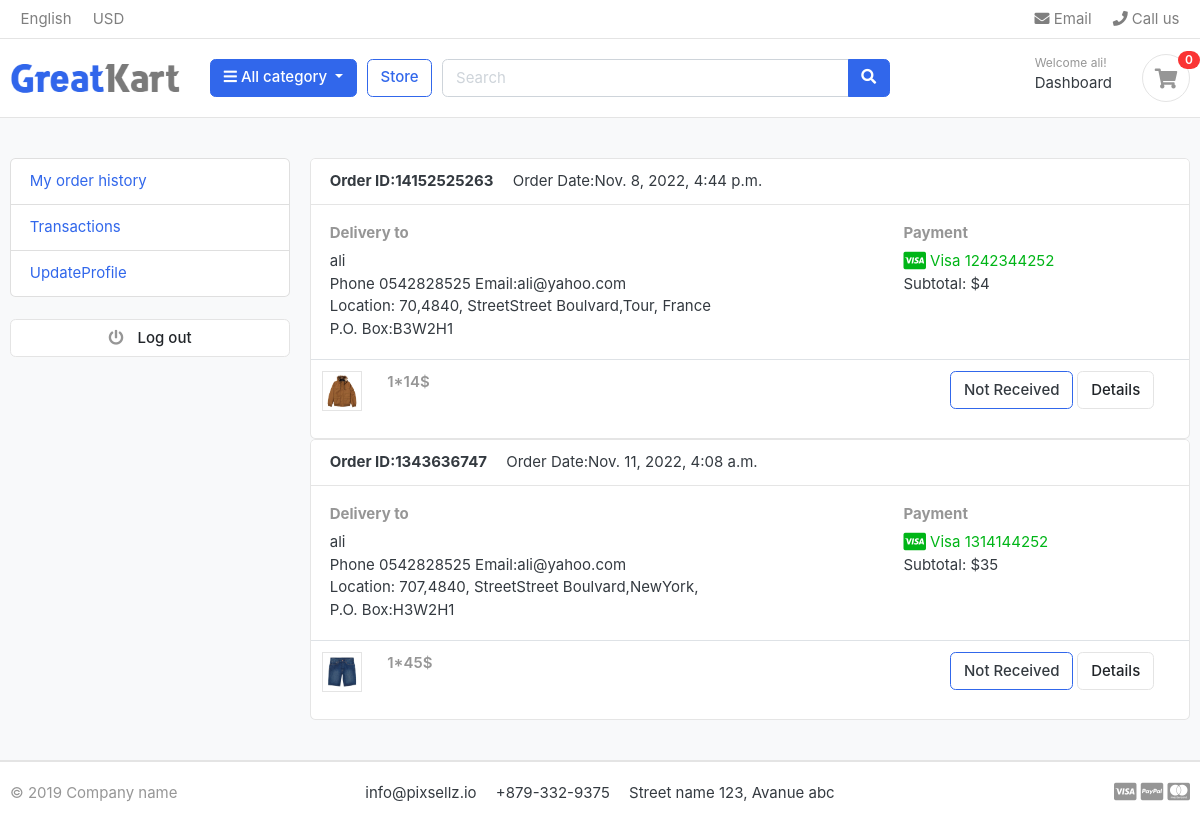
The app's page /MyTransactionOrder (signed in) with its own data.
### Order/models.py (models this page shows, shortened)
class ShippingDetail(models.Model):
    ShipOrder=models.ForeignKey(Order,on_delete=models.CASCADE)
    firstname = models.CharField(max_length=50)
    lastname = models.CharField(max_length=50)
    phone = models.CharField(max_length=50)
    email = models.CharField(max_length=50)
    Country = models.CharField(max_length=50)
    state = models.CharField(max_length=50)
    street = models.CharField(max_length=50)
    building = models.CharField(max_length=50)
    house = models.CharField(max_length=50)
    postalcode = models.CharField(max_length=50)
    zip = models.CharField(max_length=50)
    def __str__(self):
        return self.ShipOrder.UserOder.user.username

class Order(models.Model):
    UserOder=models.ForeignKey(Account,on_delete=models.CASCADE)
    OrderNumber=models.IntegerField(default=0)
    PriceOrder=models.IntegerField(null=True,blank=True)
    OrderDate=models.DateTimeField(auto_now_add=True)
    transaction=models.BooleanField(default=False)
    def __str__(self):
        return self.UserOder.user.username +"___"+str(self.OrderDate.date())+"__"+str(self.transaction)

class CardSpecification(models.Model):
    CardOrder=models.ForeignKey(Order,on_delete=models.CASCADE)
    CardNumber=models.CharField(max_length=50)
    CsvCard=models.CharField(max_length=10)
    CardYear=models.IntegerField()
    CardMonth=models.IntegerField()
    def __str__(self):
        return self.CardOrder.UserOder.user.username +"____"+ str(self.CardOrder.OrderDate.date())

class OrderDetail(models.Model):
    orderdetail=models.ForeignKey(Order,on_delete=models.CASCADE)
    productorder=models.ForeignKey(ProductDetail,on_delete=models.CASCADE)
    order_count=models.IntegerField(default=1)
    purchase=models.BooleanField(default=False)
    received=models.BooleanField(default=False)
    def __str__(self):
        return self.orderdetail.UserOder.user.username +"____"+self.productorder.Pro_Detail.title+"_____"+self.productorder.Pro_color.Color_Rate

### Product/models.py (models this page shows, shortened)
class ProductDetail(models.Model):
    Pro_Detail=models.ForeignKey(Product,on_delete=models.CASCADE)
    Pro_Cat=models.ForeignKey(Category,on_delete=models.CASCADE)
    Pro_size=models.ForeignKey(Sizes,on_delete=models.CASCADE,null=True,blank=True)
    Pro_color=models.ForeignKey(Colors,on_delete=models.CASCADE,null=True,blank=True)
    objects=ProductDetail_Manger()

class Product(models.Model):
    Rate = [
        ('High', 'High'),
        ('Low', 'Low'),
        ('Affordable', 'Affordable')
    ]
    title=models.CharField(max_length=150)
    image=models.ImageField(upload_to='Photos/Product/',null=True)
    description=models.CharField(max_length=150)
    price=models.IntegerField(default=0,null=True,blank=True)
    rate=models.CharField(choices=Rate,max_length=50,null=True,blank=True)
    brand=models.CharField(max_length=50,default="Tommy")
    objects=ProductMange()

### Dashboard/views.py (the view)
# urls.py: path('MyTransactionOrder',MyTransactionOrder.as_view()),
class MyTransactionOrder(DetailView):
    template_name = 'dashboard/TransactionPage.html'
    all_My_Order=None
    def get_object(self, queryset=None):
        userid=self.request.user.id
        selected_account=Account.objects.filter(user_id=userid).first()
        Order_user=Order.objects.filter(UserOder__user_id=userid).all()
        print("OrderUser")
        print(Order_user)
        shippingdetail=ShippingDetail.objects.filter(ShipOrder__UserOder_id=selected_account.id)
        print("Ship")
        print(shippingdetail)
        QuerySetDictionary = {
            "ShippingDetail": None,
            "OrderDetail": None,
            "TotalPrice":None
        }
        QuerySetList=[]
        for Order_item in Order_user:
            QuerySetDictionary = {
                "ShippingDetail": None,
                "OrderDetail": None,
                "OrderItem":None,
                "CardSpec":None
            }
            for shipping_item in shippingdetail:
                if(shipping_item.ShipOrder.id==Order_item.id):
                    QuerySetDictionary.update({'ShippingDetail':shipping_item})
                    QuerySetDictionary.update({"OrderDetail":OrderDetail.objects.filter(orderdetail_id=Order_item.id)})
                    print(OrderDetail.objects.filter(orderdetail_id=Order_item.id))
                    print(Order_item.id)
                    QuerySetDictionary.update({"OrderItem":Order_item})
                    QuerySetDictionary.update({"CardSpec":CardSpecification.objects.filter(CardOrder_id=Order_item.id).first()})
                    QuerySetList.append(QuerySetDictionary)
        queryset=QuerySetList
        print(QuerySetList)
        return queryset

### Comments/context_processors.py
class CommentForm(ModelForm):
    class Meta:
        model=Comments
        fields=['Description']
        widgets={
            'Description':Textarea()
        }

### Categories/context_processors.py (called while the page is built)
def CategoriesItem(request):
    categories = Category.objects.all().exclude(Parentitem=None).values('ParentCategory')
    category_item = []
    for category in categories:
        for key in category:
            category_item.append(category.get(key))
    return dict(CategoriesItem=set(category_item))

### Comments/context_processors.py (called while the page is built)
def passform(request):
    return dict(commentform=CommentForm())

def pass_all_comments(request):
    return dict(comments=Comments.objects.all())

### DjangoProject/context_processors.py (called while the page is built)
def orderusercount(request):
    userid = request.user.id
    orderscount = OrderDetail.objects.filter(orderdetail__UserOder__user_id=userid,
                                             orderdetail__transaction=False).aggregate(
        userordercount=Count('productorder'))
    return dict(count=orderscount['userordercount'])

### Product/context_processors.py (called while the page is built)
def populare_product(request):
    mostcount=OrderDetail.objects.order_by('order_count')[:3]
    return dict(mostcount=mostcount)

### templates/dashboard/TransactionPage.html
{%extends 'base.html' %}
{% load static %}
{% block content %}
<section class="section-conten padding-y bg">
<div class="container">
	<div class="row">
	<aside class="col-md-3">
		{% include 'dashboard/Menue.html' %}
	</aside>
	<main class="col-md-9">
    {% for item in object %}
		<article class="card">
		<header class="card-header">
			<strong class="d-inline-block mr-3">Order ID:{{ item.OrderItem.OrderNumber }}</strong>
			<span>Order Date:{{ item.OrderItem.OrderDate }}</span>
		</header>
		<div class="card-body">
			<div class="row">
				<div class="col-md-8">
					<h6 class="text-muted">Delivery to</h6>
					<p> {{ item.ShippingDetail.firstname }}<br>
					Phone {{ item.ShippingDetail.phone }} Email:{{ item.ShippingDetail.email }} <br>
			    	Location: {{ item.ShippingDetail.house }},{{ item.ShippingDetail.building }}, Street{{item.ShippingDetail.street}},{{ item.ShippingDetail.state }}, {{item.ShippingDetail.Country  }} <br>
			    	P.O. Box:{{ item.ShippingDetail.zip }}
			 		</p>
				</div>
				<div class="col-md-4">
					<h6 class="text-muted">Payment</h6>
					<span class="text-success">
						<i class="fab fa-lg fa-cc-visa"></i>
					    Visa {{ item.CardSpec.CardNumber }}
					</span>
					<p>Subtotal: ${{  item.OrderItem.PriceOrder }} <br>
					</p>
				</div>
			</div>
		</div>
		<div class="table-responsive">
		<table class="table table-hover">
                {% for product in item.OrderDetail %}
			<tr>
				<td width="65">
					<img src=" {{ product.productorder.Pro_Detail.image.url }}" class="img-xs border">
				</td>
				<td>
					<var class="price text-muted">{{ product.order_count }}*{{product.productorder.Pro_Detail.price}}$</var>
				</td>
                {% if product.received %}
				<td width="250"> <a  class="btn btn-outline-primary">Received</a> <a href="/ProductDetail/{{ product.productorder.id }}" class="btn btn-light"> Details </a> </td>
                {% else %}
                <td width="250"> <a  class="btn btn-outline-primary">Not Received</a> <a href="/ProductDetail/{{ product.productorder.id }}" class="btn btn-light"> Details </a> </td>
                {% endif %}
			</tr>
                {% endfor %}
		</table>
		</div>
		</article>
        {% endfor %}
	</main>
</div>
</div>
</section>
{% endblock %}

### templates/header/Header.html (shortened to what this page needs)
{% load static %}
<header class="section-header">
<nav class="navbar p-md-0 navbar-expand-sm navbar-light border-bottom">
<div class="container">
  <div class="collapse navbar-collapse" id="navbarTop4">
    <ul class="navbar-nav mr-auto">
    	<li class="nav-item dropdown">
		 	<a href="#" class="nav-link">   English </a>
		</li>
		<li class="nav-item dropdown">
			<a href="#" class="nav-link"> USD </a>
		</li>
    </ul>
    <ul class="navbar-nav">
		<li><a href="#" class="nav-link"> <i class="fa fa-envelope"></i> Email </a></li>
		<li><a href="#" class="nav-link"> <i class="fa fa-phone"></i> Call us </a></li>
	</ul>
  </div>
</div>
</nav>
<section class="header-main border-bottom">
	<div class="container">
<div class="row align-items-center">
	<div class="col-lg-2 col-md-3 col-6">
		<a href="./" class="brand-wrap">
			<img class="logo" src="{% static "./images/logo.png" %}">
		</a>
	</div>
	<div class="col-lg col-sm col-md col-6 flex-grow-0">
		<div class="category-wrap dropdown d-inline-block float-right">
			<button type="button" class="btn btn-primary dropdown-toggle" data-toggle="dropdown">
				<i class="fa fa-bars"></i> All category
			</button>
		</div>
	</div>
	<a href="/" class="btn btn-outline-primary">Store</a>
	<div class="col-lg  col-md-6 col-sm-12 col">
		<form action="/Search" method="get" class="search">
			<div class="input-group w-100">
			    <input name="q" value="{{ request.get.q}}" type="text" class="form-control" style="width:60%;" placeholder="Search">
			    <div class="input-group-append">
			      <button class="btn btn-primary" type="submit">
			        <i class="fa fa-search"></i>
			      </button>
			    </div>
		    </div>
		</form>
	</div>
	<div class="col-lg-3 col-sm-6 col-8 order-2 order-lg-3">
				<div class="d-flex justify-content-end mb-3 mb-lg-0">
                    {% if user.id %}
					<div class="widget-header">
						<small class="title text-muted">Welcome {{ user }}!</small>
						<div>
							<a href="/DashboardPage"> Dashboard</a>
						</div>
					</div>
                    {% endif %}
					<a href="/CartPage" class="widget-header pl-3 ml-3">
						<div class="icon icon-sm rounded-circle border"><i class="fa fa-shopping-cart"></i></div>
						<span class="badge badge-pill badge-danger notify">{{ count }}</span>
					</a>
				</div>
			</div>
</div>
	</div>
</section>
</header>

### static/css/ui.css (style rules this page uses)
html { font-family: "Inter", sans-serif; font-size: 15px; }
.icon-xs, .icon-sm, .icon-md, .icon-lg { display: inline-block; text-align: center; flex-shrink: 0; flex-grow: 0; }
.icon-sm { width: 48px; height: 48px; line-height: 48px !important; font-size: 20px; }
.img-xs, .img-sm, .img-md, .img-lg { -o-object-fit: cover; object-fit: cover; flex-shrink: 0; flex-grow: 0; }
.img-xs { width: 40px; height: 40px; }
.padding-y { padding-top: 40px; padding-bottom: 40px; }
var { font-style: normal; }
article:after, .form-group:after { display: block; clear: both; content: ""; }
.bg { background-color: #f8f9fa; }
p:last-child { margin-bottom: 0; }
.header-main { position: relative; padding-top: 1rem; padding-bottom: 1rem; }
.brand-wrap .logo, .navbar-brand .logo { margin-right: 7px; max-height: 42px; display: inline-block; }
.widget-header { display: inline-block; vertical-align: middle; position: relative; }
.widget-header a { color: #343a40; }
.widget-header i { color: #969696; }
.widget-header .title { display: block; }
.widget-header .notify { position: absolute; top: -3px; right: -10px; }
.btn-light { background-color: #fff; border-color: #e4e4e4; }
.notify { position: absolute; top: -4px; right: -10px; display: inline-block; padding: 0.25em 0.6em; font-size: 12px; line-height: 1; text-align: center; border-radius: 3rem; color: #fff; background-color: #fa3434; }
.price { font-weight: 600; color: #212529; }

### records on screen
ShippingDetail: OrderItem.OrderNumber "14152525263", OrderItem.OrderDate "Nov. 8, 2022, 4:44 p.m.", ShippingDetail.firstname "ali", ShippingDetail.phone "0542828525", ShippingDetail.email "ali@yahoo.com", ShippingDetail.house "70", ShippingDetail.building "4840", ShippingDetail.street "Street Boulvard", ShippingDetail.state "Tour", ShippingDetail.Country "France", ShippingDetail.zip "B3W2H1", CardSpec.CardNumber "1242344252", OrderItem.PriceOrder "4"
OrderDetail: productorder.Pro_Detail.image (picture), order_count "1", productorder.Pro_Detail.price "14"
ShippingDetail: OrderItem.OrderNumber "1343636747", OrderItem.OrderDate "Nov. 11, 2022, 4:08 a.m.", ShippingDetail.firstname "ali", ShippingDetail.phone "0542828525", ShippingDetail.email "ali@yahoo.com", ShippingDetail.house "707", ShippingDetail.building "4840", ShippingDetail.street "Street Boulvard", ShippingDetail.state "NewYork", ShippingDetail.zip "H3W2H1", CardSpec.CardNumber "1314144252", OrderItem.PriceOrder "35"
OrderDetail: productorder.Pro_Detail.image (picture), order_count "1", productorder.Pro_Detail.price "45"

### other values on screen
{{ user }} "ali"
{{ count }} "0"
